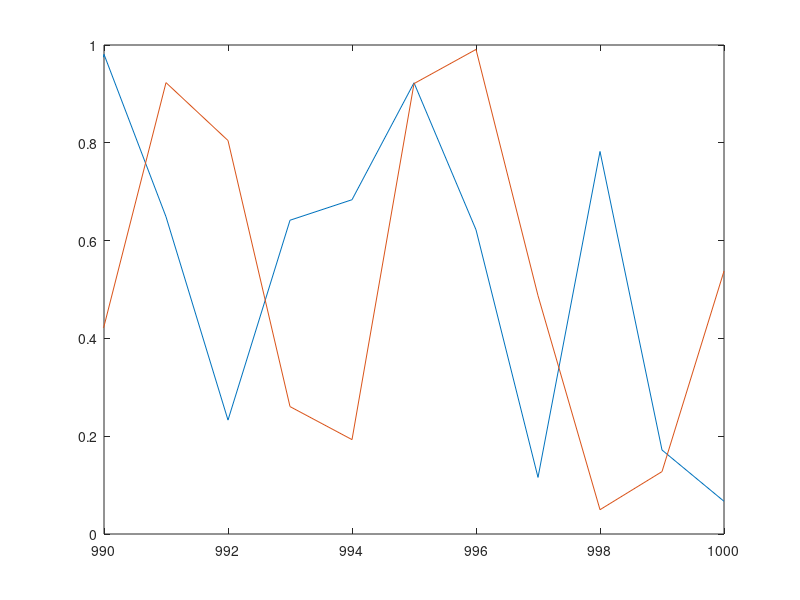

This figure's MATLAB source:
data = [];
line = plot(data);

for t = 1:1000
    newdata = rand(2,1);
    data = [data; newdata'];
    plot(data);
    xlim([max(0, t-10) t]);
    pause(0.01);
end